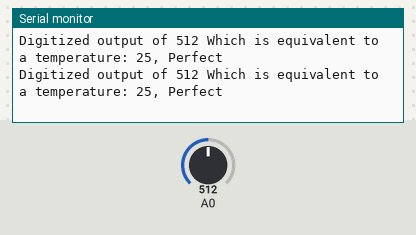
This program was run on a simulated ESP8266 (Wemos D1 mini). Parts: the last lines printed to the serial monitor. Inputs (shaded band) come from the test bench; at power-on: A0 = 512.

Above: at 2.8 s.
2.9 s: A0 set to 716
At 5.1 s:
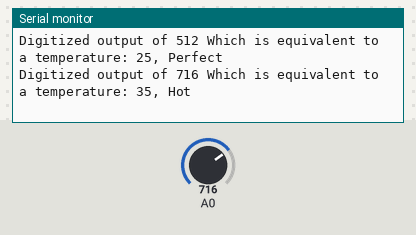
7.5 s: A0 set to 900
At 9.4 s:
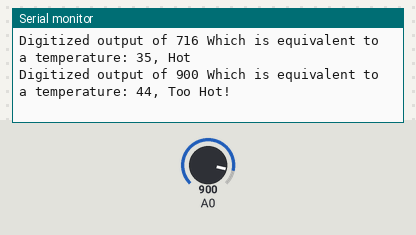
11.5 s: A0 set to 306
At 12.5 s:
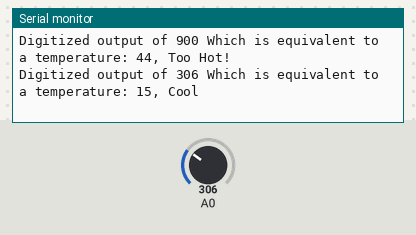
15.5 s: A0 set to 122
At 16.8 s:
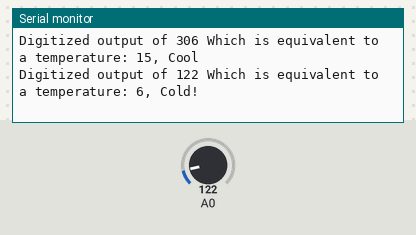

The program:

main.cpp
```cpp
#include <Arduino.h>

void setup() {
  // put your setup code here, to run once:
  Serial.begin(115200);
}

void loop() {
  int iVal;
  int cVal;
  String judgement;

  iVal = analogRead(A0);
  cVal = float(map(iVal, 0, 1023, 0, 50));
  if (cVal < 10)
    judgement = "Cold!";
  else if (cVal > 10 && cVal <= 15)
    judgement = "Cool";
  else if (cVal > 15 && cVal <= 25)
    judgement = "Perfect";
  else if (cVal > 25 && cVal <= 30)
    judgement = "Warm";
  else if (cVal > 30 && cVal <= 35)
    judgement = "Hot";
  else if (cVal > 35)
    judgement = "Too Hot!";


  //Serial.println("Digitized Value = " + String(iVal));
  //Serial.println("Digitized Value = " + String(iVal) + " is equivalent to an Analog Voltage = " + String(cVal));

  Serial.println("Digitized output of " + String(iVal) +  " Which is equivalent to a temperature: " + String(cVal) + ", "  + judgement );
  delay(2000);
  // put your main code here, to run repeatedly:
}
```

Measured:
- after the input at 2.9 s, the serial monitor: prints a new line after 1.1 s (image 1)
- after the input at 7.5 s, the serial monitor: prints a new line after 0.50 s (image 2)
- after the input at 11.5 s, the serial monitor: prints a new line after 0.51 s (image 3)
- after the input at 15.5 s, the serial monitor: prints a new line after 0.51 s (image 4)
